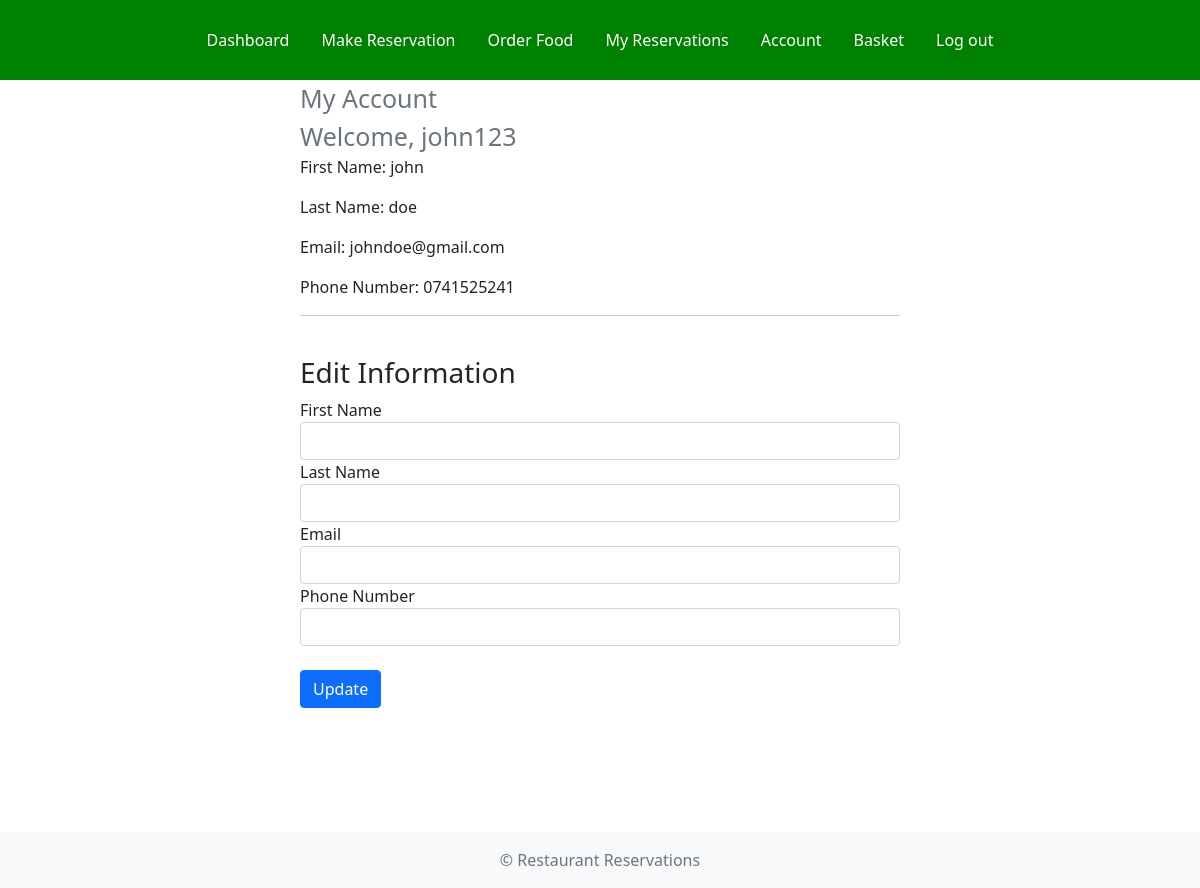
The page /RestaurantReservation/account.php (signed in) on the database its author committed.
### tables this page shows
CREATE TABLE `users` (
  `username` varchar(50) NOT NULL,
  `firstname` varchar(50) DEFAULT NULL,
  `lastname` varchar(50) DEFAULT NULL,
  `email` varchar(100) DEFAULT NULL,
  `phonenumber` varchar(15) DEFAULT NULL,
  `password` varchar(255) DEFAULT NULL,
  `role` varchar(20) DEFAULT NULL,
  `security_question` varchar(255) DEFAULT NULL,
  `security_answer` varchar(255) DEFAULT NULL
);

### RestaurantReservation/account.php (the view, shortened to what this page needs)
<?php
require 'config.php';
if (isset($_SESSION['username'])) {
    $username = $_SESSION['username'];
    $sql = "SELECT * FROM users WHERE username = ?";
    $stmt = $conn->prepare($sql);
    $stmt->execute([$username]);
    $user = $stmt->fetch();
} else {
    header("Location: login.php");
    exit;
}
?>
<!DOCTYPE html>
<html lang="en">
<head>
    <link href="https://cdn.jsdelivr.net/npm/bootstrap@5.1.3/dist/css/bootstrap.min.css" rel="stylesheet">
    <link rel="stylesheet" href="./CSS/styles.css">
</head>
<body>
    <header>
        <ul class="nav justify-content-center">
            <li class="nav-item"><a class="nav-link" href="index.php">Dashboard</a></li>
            <li class="nav-item"><a class="nav-link" href="reservation.php">Make Reservation</a></li>
            <li class="nav-item"><a class="nav-link" href="view_foods.php">Order Food</a></li>
            <?php if ($username): ?>
                <li class="nav-item"><a class="nav-link" href="myreservations.php">My Reservations</a></li>
                <li class="nav-item"><a class="nav-link active" href="#">Account</a></li>
                <li class="nav-item"><a class="nav-link" href="basket.php">Basket</a></li>
                <li><a class="nav-link" href="logout.php">Log out</a></li>
            <?php else: ?>
                <li><a class="nav-link" href="login.php">Login</a></li>
                <li><a class="nav-link" href="signup.php">Sign up</a></li>
            <?php endif ?>
        </ul>
    </header>
    <div class="container-acc">
        <div class="text-secondary" style="font-size: 25px;">My Account</div>
        <div class="text-secondary" style="font-size: 25px;">Welcome, <?php echo htmlspecialchars($user["username"]); ?></div>
        <p>First Name: <?php echo htmlspecialchars($user["firstname"]); ?></p>
        <p>Last Name: <?php echo htmlspecialchars($user["lastname"]); ?></p>
        <p>Email: <?php echo htmlspecialchars($user["email"]); ?></p>
        <p>Phone Number: <?php echo htmlspecialchars($user["phonenumber"]); ?></p>
        <hr>
        <br>
        <h3>Edit Information</h3>
        <form action="<?php echo htmlspecialchars($_SERVER["PHP_SELF"]); ?>" method="post">
            <div>
                <label>First Name</label>
                <input class="form-control" type="text" name="firstname" value="">
            </div>
            <div>
                <label>Last Name</label>
                <input class="form-control" type="text" name="lastname" value="">
            </div>
            <div>
                <label>Email</label>
                <input class="form-control" type="text" name="email" value="">
            </div>
            <div>
                <label>Phone Number</label>
                <input class="form-control" type="text" name="phonenumber" value="">
            </div><br>
            <div>
                <input class="btn btn-primary" type="submit" value="Update">
            </div>
        </form>
        <br>
    </div>
</body>
<div class="footer-space"></div>
<footer class="footer mt-auto py-3 bg-light">
  <div class="container">
    <span class="text-muted">&copy Restaurant Reservations</span>
  </div>
</footer>
</html>

### RestaurantReservation/CSS/styles.css (style rules this page uses)
header { padding: 20px 0px; background-color: #008000; }
.nav-link { color: #ffffff; }
.container-acc { width: 50%; margin: auto; }
.footer-space { width: 100%; height: 100px; }
body { min-height: 100vh; display: flex; flex-direction: column; }
footer { text-align: center; padding: 10px 0; margin-top: auto; }

### rows shown on the page
users: username "john123", firstname "john", lastname "doe", email "johndoe@gmail.com", phonenumber "0741525241"
